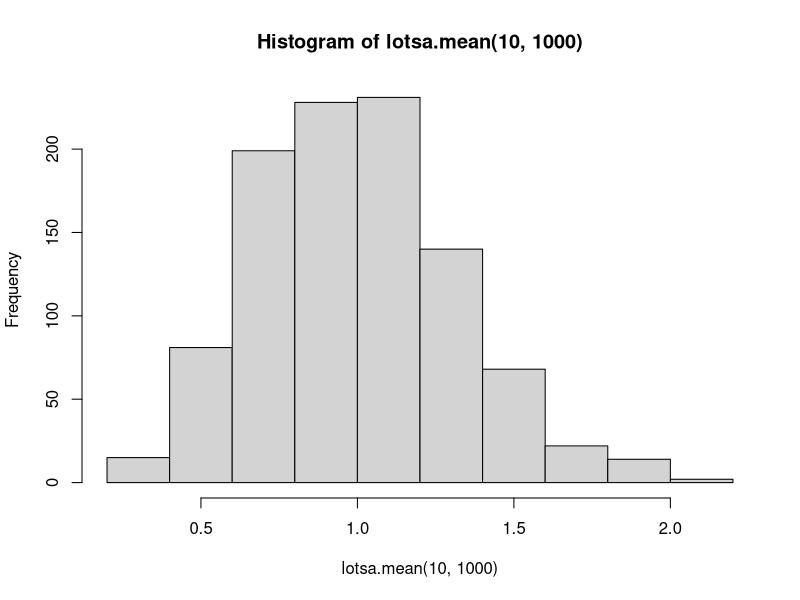
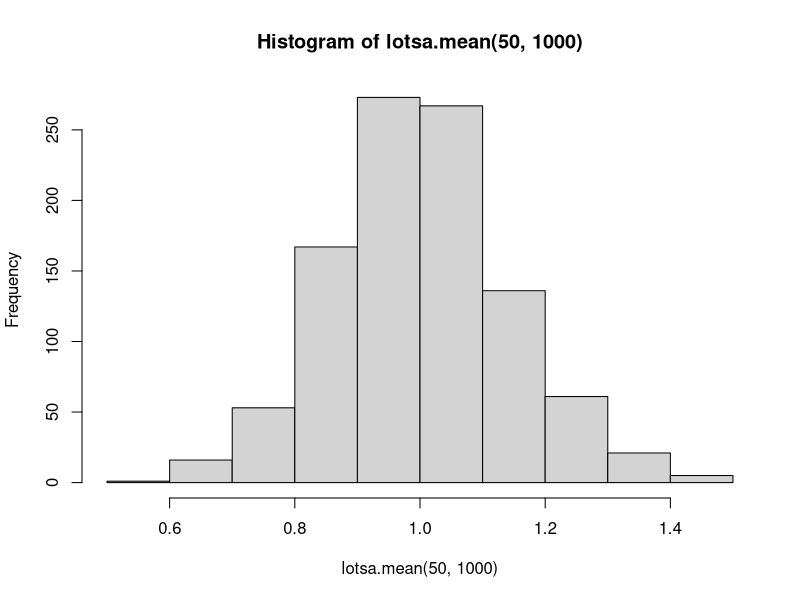

The R source for these figures, in order:

#the function lotsa.means from and Epoential distribution.
#n = the number of observations
#nsim = the number of samples
lotsa.mean <- function(n,nsim){
  #prepare the target numeric vector
  lotsa.mean <- numeric(nsim)
  for (i in 1:nsim){
    x<- rexp(n) #random number for an exponential  distribution, obs size is n
    lotsa.mean[i] = mean(x) #store in the vector
  }
  return(lotsa.mean)
}

set.seed(1701)
#histogram with 10 distribusions and 1000 samples
hist(lotsa.mean(10,1000))

#histogram with 50 distribusions and 1000 samples
hist(lotsa.mean(50,1000))
